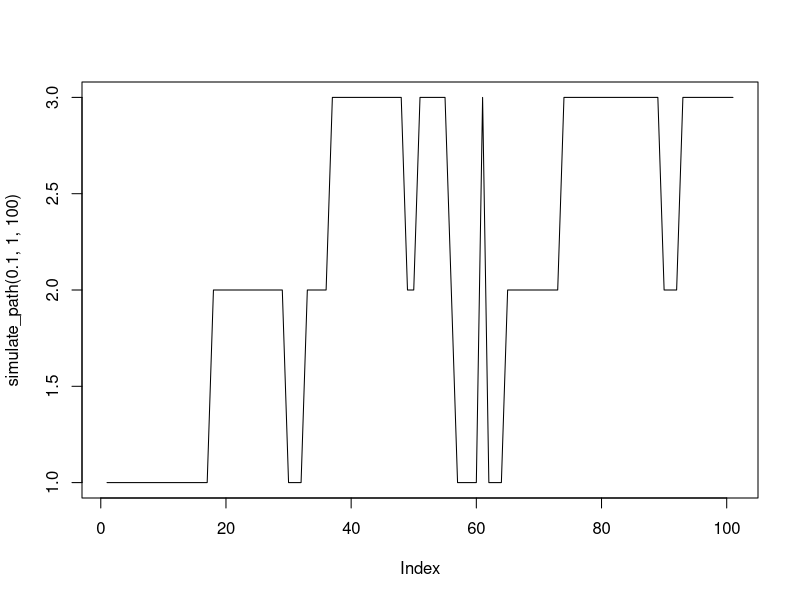
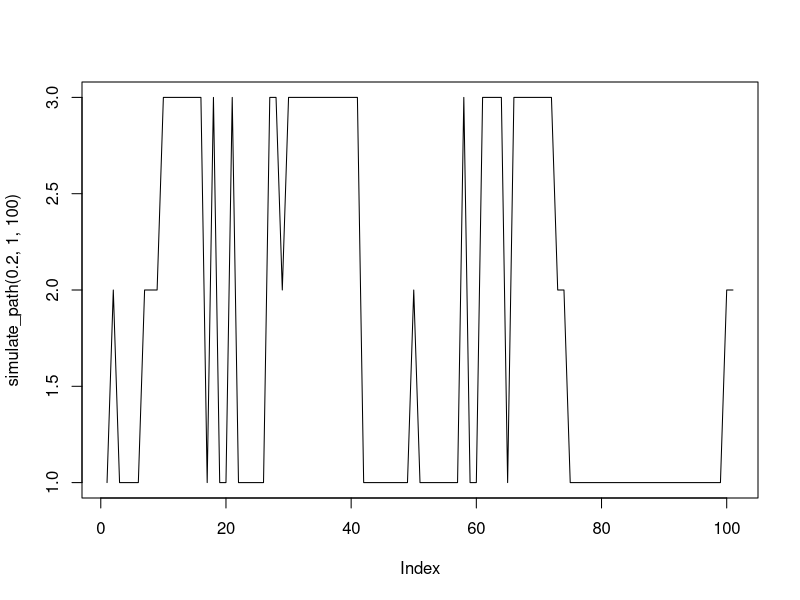
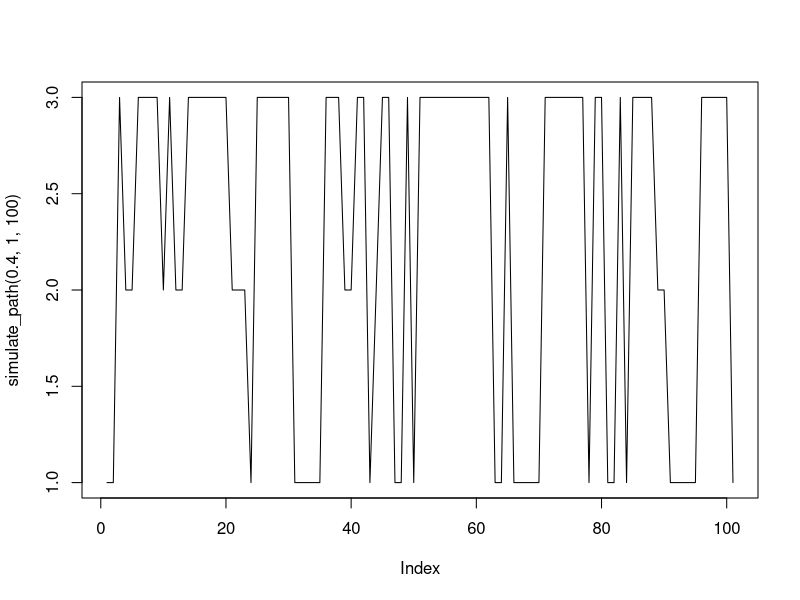
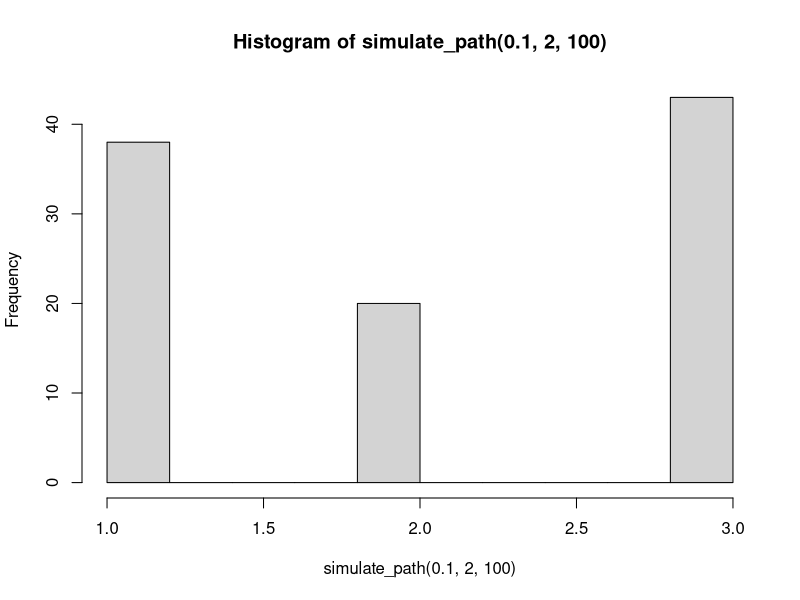
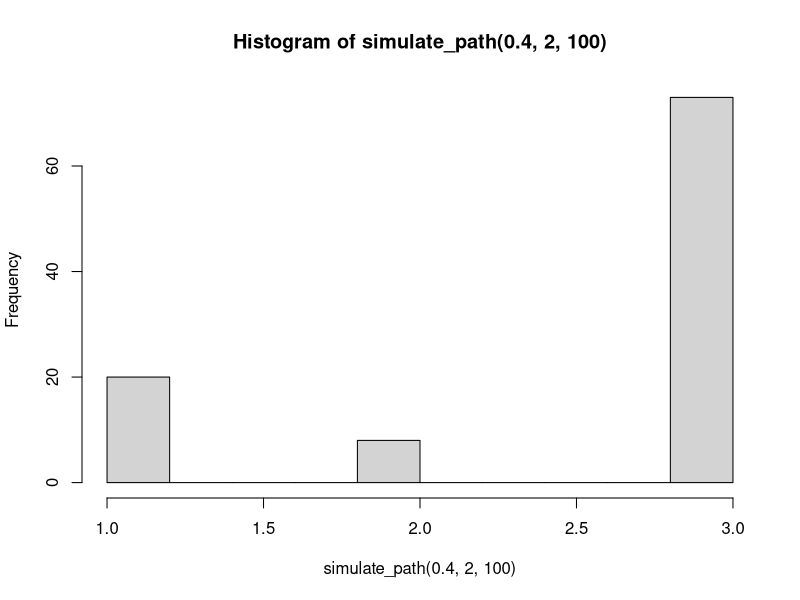
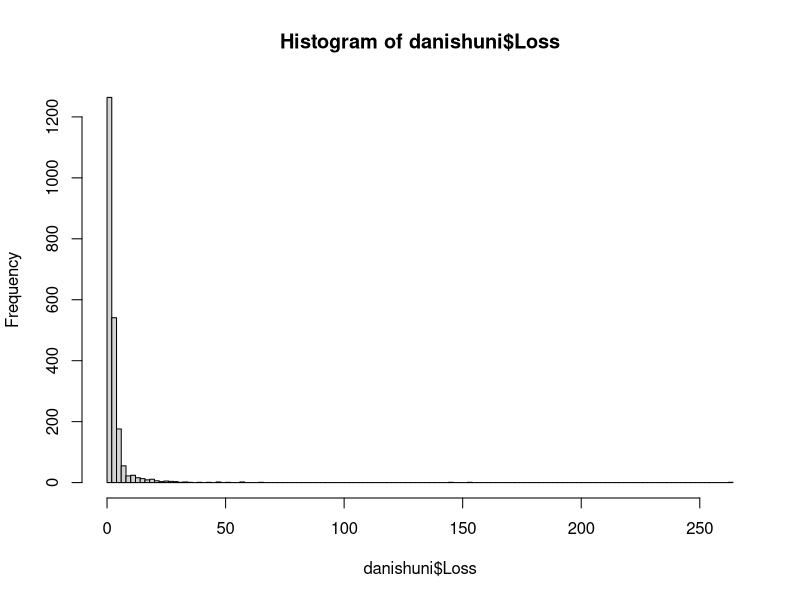
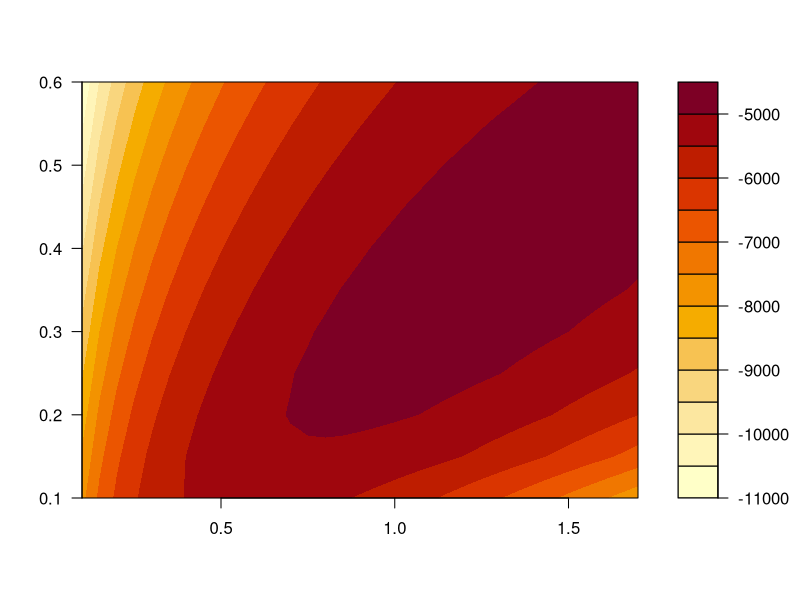
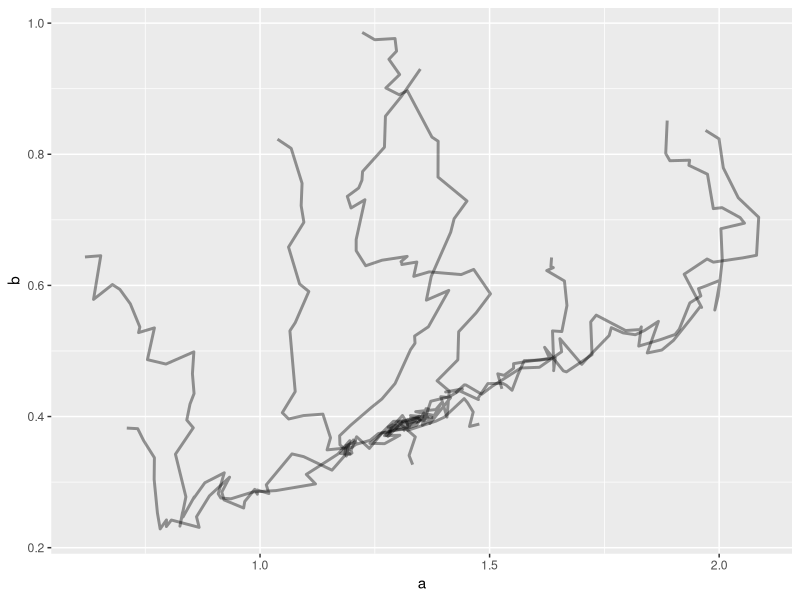

Here is the R script that generated these plots, in order:
### Sheet 9, Exercise 1
#################################################################################################
### c)
find_limit <- function(P){
  A <- rbind(t(diag(3)-P), 1)
  b <- c(rep(0, nrow(P)),1)
  solve(t(A)%*%A)%*%t(A)%*%b
}

#compare to the solution in a)
P <- matrix(c(0.6, 0.1, 0, 0.4, 0.6, 0.2, 0, 0.3, 0.8), nrow = 3)
find_limit(P)
c(1/11, 4/11, 6/11)
#################################################################################################
### Exercise 2
#################################################################################################
### d)

simulate_path <- function(q, start_value, n){
  P <- matrix(c(1-4*q/3, q, q/2, q/3, 1-2*q, q/6, q, q, 1-2*q/3), nrow = 3)
  pi <- c(start_value, numeric(n))
  for(i in 1:n){
    pi[i+1] <- sample(1:3, size = 1, prob = P[pi[i],])
  }
  pi
}

plot(simulate_path(0.1, 1, 100), type = "l")
plot(simulate_path(0.2, 1, 100), type = "l")
plot(simulate_path(0.4, 1, 100), type = "l")

hist(simulate_path(0.1, 2, 100))
hist(simulate_path(0.4, 2, 100))


### Sheet 9, Exercise 3
library(fitdistrplus)
library(ggplot2)
data("danishuni")
hist(danishuni$Loss, breaks = 100)
#################################################################################################
### a)
log_posterior <- function(a,b){
  sum(dgamma(danishuni$Loss, shape = a, rate = b, log = TRUE)) -
    a/1000 - b/1000
}

a <- seq(0.1, 1.7, by = 0.05)
b <- seq(0.1, 0.6, by = 0.05)
z <- sapply(a, function(a){
  sapply(b, function(b) log_posterior(a,b))
})

filled.contour(x = a, y = b, t(z))
#################################################################################################
### b)
log_alpha <- function(a_new, b_new, a_old, b_old){
  if(a_new > 0 & b_new > 0){
    value <- min(log_posterior(a_new, b_new) - log_posterior(a_old, b_old), 0)# log_alpha (i.e. the log of the acceptance prob. of a_new, b_new) gets positive only when log_posterior(a_new, b_new) > log_posterior(a_old, b_old)
  }
  else value <- -Inf
  return(value)
}

metropolis <- function(start_param, sigma = 1, n_path = 100){
  a <- start_param[1]
  b <- start_param[2]
  n_accept <- 0
  for(i in 1:n_path){
    a_new <- a[1] + rnorm(1, 0, sigma)
    b_new <- b[1] + rnorm(1, 0, sigma)
    alpha <- exp(log_alpha(a_new, b_new, a[1], b[1]))
    if(sample(c(TRUE, FALSE), size = 1, prob = c(alpha, 1-alpha))){
      a <- cbind(a_new, a)#the new position of the MC  is appended at the vector beginning via cbind(a_new, a). At the end a reversion takes place, so that the best estimate is at the end of the chain.
      b <- cbind(b_new, b)
      n_accept <- n_accept + 1
    } else {
      a <- cbind(a[1], a)
      b <- cbind(b[1], b)
    }
  }
  print(paste("acceptance rate: ", n_accept/n_path))
  return(data.frame(a = rev(a), b = rev(b)))
}

#################################################################################################
### c)
# starting value (1.4, 0.4) from plot
path_data <- metropolis(start_param = c(1.4, 0.4), sigma = 1)
path_data <- metropolis(start_param = c(1.4, 0.4), sigma = 0.1)
path_data <- metropolis(start_param = c(1.4, 0.4), sigma = 0.01)
path_data <- metropolis(start_param = c(1,1), sigma = 0.05, n_path = 1000)
path_data <- metropolis(start_param = c(1,1), sigma = 0.03, n_path = 1000)

#################################################################################################
### d)
reduction_factor <- function(path_list){
  n <- nrow(path_list[[1]]) - 1
  n_half <- round(n/2)
  first_halfs_list <- lapply(path_list, function(path) path[1:n_half,])
  second_halfs_list <- lapply(path_list, function(path) path[n_half:(n + 1),] )
  halfs_list <- c(first_halfs_list, second_halfs_list)
  W <- rowMeans(sapply(halfs_list, function(path) diag(cov(path[,c(1,2)]))))
  B <- apply(sapply(halfs_list, function(path) colMeans(path[,c(1,2)])), 1, var)
  var_hat <- (n-1)/n*W + B
  R_hat <- sqrt(var_hat/W)
  R_hat
}

# discard first half of values
path_list_1 <- lapply(1:10, function(i){
  path <- metropolis(start_param = c(runif(2, min = c(0.5, 0.2), max = c(2, 1))), sigma = 0.03)
  cbind(path, id = i)
})

path_list_1_tails <- lapply(path_list_1, function(path) path[round(nrow(path)/2):nrow(path),])

reduc_fac_1 <- reduction_factor(path_list_1_tails)
reduc_fac_1

# plot the 10 different paths
path_data_1 <- do.call("rbind", path_list_1)
ggplot(data = path_data_1, aes(x = a, y = b, group = id)) + 
  geom_path(alpha = 0.4, linewidth = 1)
path_data_1_tails <- do.call("rbind", path_list_1_tails)
ggplot(data = path_data_1_tails, aes(x = a, y = b, group = id)) + 
  geom_path(alpha = 0.4, linewidth = 1)
####################################
# rerun the algorithm with n = 1000
path_list_2 <- lapply(1:10, function(i){
  path <- metropolis(start_param = c(runif(2, min = c(0.5, 0.2), max = c(2, 1))), 
                     sigma = 0.03, n_path = 1000)
  cbind(path, id = i)
})

# discard first half of values
path_list_2_tails <- lapply(path_list_2, function(path) path[round(nrow(path)/2):nrow(path),])
reduc_fac_2 <- reduction_factor(path_list_2_tails)
reduc_fac_2

# plot the 10 different paths
path_data <- do.call("rbind", path_list_2)
ggplot(data = path_data, aes(x = a, y = b, group = id)) + geom_path(alpha = 0.4, size = 1)
path_data_2_tails <- do.call("rbind", path_list_2_tails)
ggplot(data = path_data_2_tails, aes(x = a, y = b, group = id)) + geom_path(alpha = 0.4, size = 1)
#################################################################################################
### e)
path <- metropolis(start_param = c(1.4, 0.4), sigma = 0.03, n_path = 4000)
# discard warm-up of 500
path <- path[500:4000,]
ggplot(data = path, aes(x = a, y = b)) + geom_path(alpha = 0.4, size = 1)
ggplot(path, aes(a, b)) +
  stat_density_2d(aes(fill = ..level..), geom = "polygon", colour="white")
acf(path$a)
acf(path$b)
# thinning could be used to reduce autocorrelation
#################################################################################################
### f)
mh_with_gibbs <- function(start_param, sigma = 1, n_path = 100){
  a <- start_param[1]
  b <- start_param[2]
  n_accept <- 0
  for(i in 1:n_path){
    a_new <- a[1] + rnorm(1, 0, sigma)
    alpha <- exp(log_alpha(a_new, b[1], a[1], b[1]))
    if(sample(c(TRUE, FALSE), size = 1, prob = c(alpha, 1-alpha))){
      a <- cbind(a_new, a)
      n_accept <- n_accept + 1
    } else {
      a <- cbind(a[1], a)
    }
    b_new <- rgamma(1, shape = length(danishuni$Loss)*a + 1, 
                    rate = sum(danishuni$Loss) + 10^-3)
    b <- cbind(b_new, b)
  }
  print(paste("acceptance rate: ", n_accept/n_path))
  return(data.frame(a = rev(a), b = rev(b)))
}

path_data <- mh_with_gibbs(start_param = c(1.4, 0.4), sigma = 0.03, n_path = 1000)
path_data <- mh_with_gibbs(start_param = c(1.4, 0.4), sigma = 0.1, n_path = 1000)


path_list_3 <- lapply(1:10, function(i){
  path <- mh_with_gibbs(start_param = c(runif(2, min = c(0.5, 0.2), max = c(2, 1))), 
                        sigma = 0.1)
  cbind(path, id = i)
})

# discard first half of values
path_list_3_tails <- lapply(path_list_3, function(path) path[round(nrow(path)/2):nrow(path),])
reduction_factor(path_list_3_tails)


# plot the 10 different paths
path_data_3 <- do.call("rbind", path_list_3)
ggplot(data = path_data_3, aes(x = a, y = b, group = id)) + geom_path(alpha = 0.4, size = 1)
